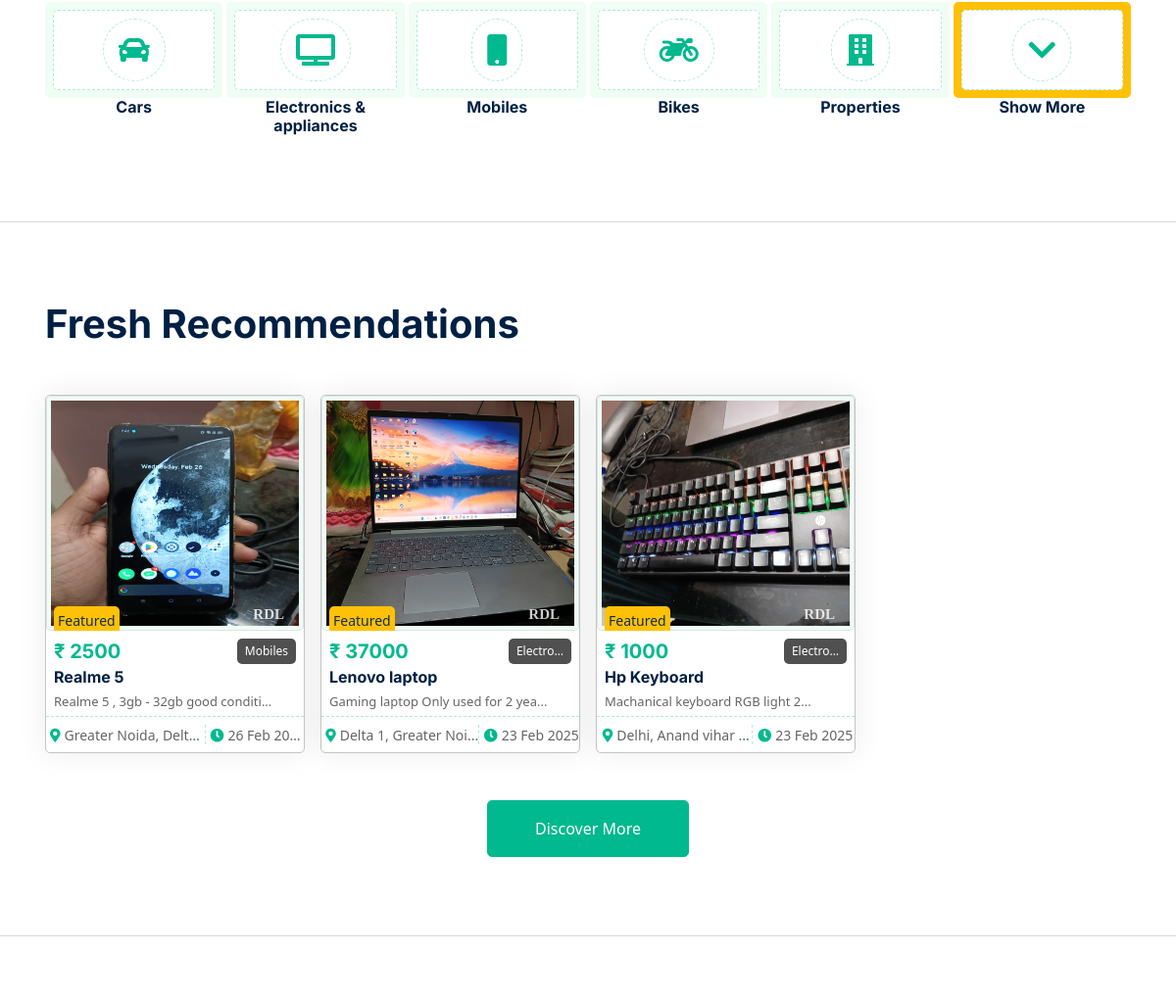
Before: / (middle part) with the older database file.
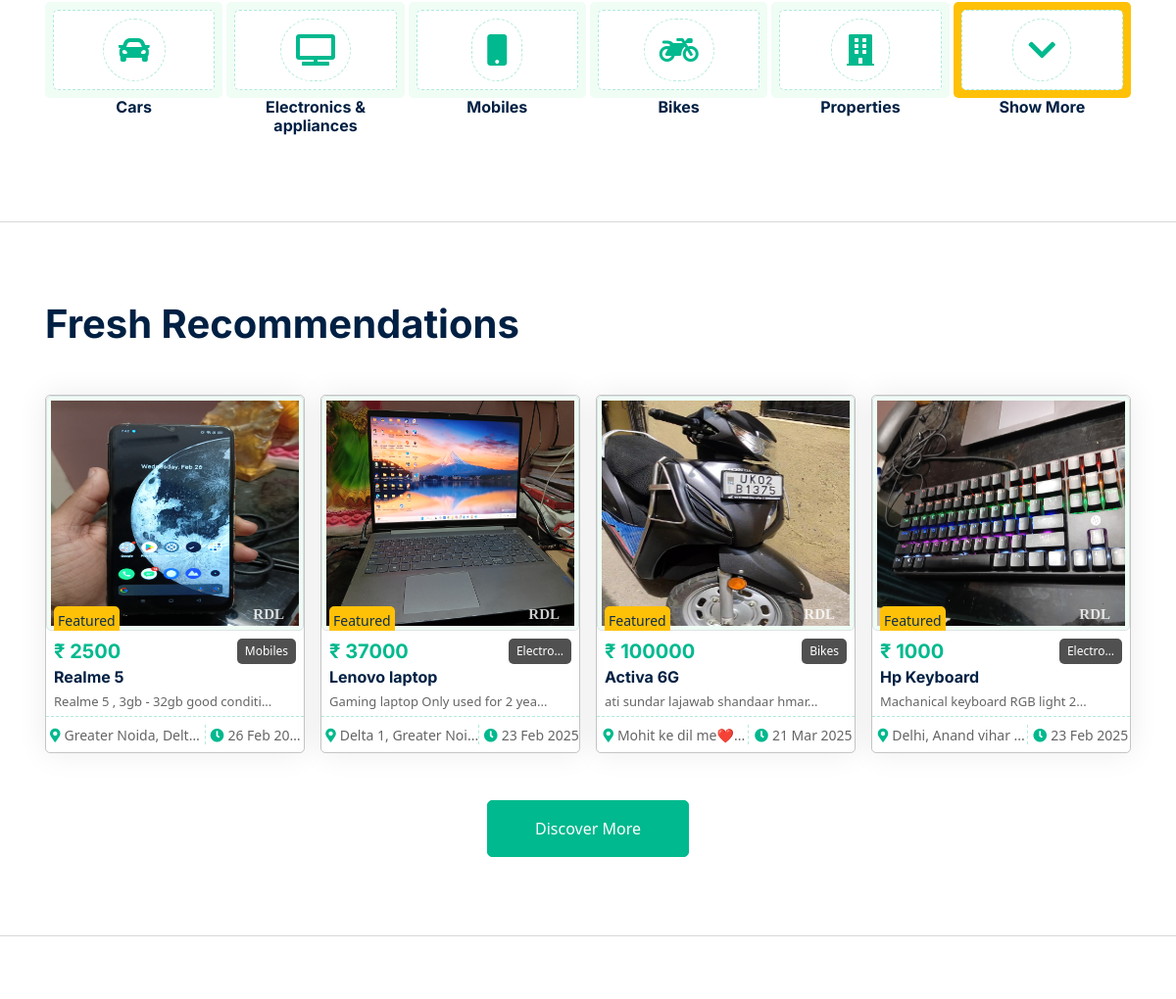
After: the same page with the newer database file.
### home/models.py (models this page shows, shortened)
class Category(models.Model):
    name = models.CharField(max_length=100, unique=True)
    description = models.TextField(blank=True, null=True)
    created_at = models.DateTimeField(auto_now_add=True)
    updated_at = models.DateTimeField(auto_now=True)
    catagory_icon_FS = models.CharField(max_length=100, blank=True, null=True, default='')
    def __str__(self):
        return self.name

class Product(models.Model):
    brand = models.CharField(max_length=200, default='', blank=True)
    title = models.CharField(max_length=200)
    description = models.TextField()
    price = models.IntegerField()
    location = models.TextField(default='', blank=True)
    created_at = models.DateTimeField(auto_now_add=True)
    updated_at = models.DateTimeField(auto_now=True)
    seller = models.ForeignKey(CustomUser, on_delete=models.CASCADE, related_name='products')  # Added related_name
    category = models.ForeignKey(Category, related_name='products', on_delete=models.SET_NULL, null=True, blank=True)
    slug = models.SlugField(unique=True, blank=True)
    condition_choices = [
        ('new', 'New'),
        ('used', 'Used'),
    ]
    condition = models.CharField(max_length=20, choices=condition_choices, default='used')
    views = models.IntegerField(default=0, null=True, blank=True)
    likes = models.IntegerField(default=0, null=True, blank=True)

class ProductImages(models.Model):
    product = models.ForeignKey(Product, on_delete=models.CASCADE, related_name='images')  # Added related_name
    image1 = models.ImageField(upload_to=user_directory_path, blank=True, null=True)
    image2 = models.ImageField(upload_to=user_directory_path, blank=True, null=True)
    image3 = models.ImageField(upload_to=user_directory_path, blank=True, null=True)
    image4 = models.ImageField(upload_to=user_directory_path, blank=True, null=True)
    user = models.ForeignKey(CustomUser, on_delete=models.CASCADE, related_name='uploaded_images')  # Added related_name

### home/views.py (the view)
# urls.py: path('', views.index, name="home"),
def index(request):
    if 'address' in request.GET or 'prod' in request.GET:
        search_results = search_products(request)
        if search_results.exists():
            return render(request, "allProducts.html", {'products': search_results})
        else:
            return render(request, "allProducts.html")
    products = Product.objects.order_by('?').prefetch_related('images')[:16]
    categories = Category.objects.order_by('?')[:5]
    auth_response = handle_user_auth(request)
    if auth_response:
        return auth_response
    user_wishlist = []
    notifications = ''
    if request.user.is_authenticated:
        user_wishlist = WishlistItem.objects.filter(user=request.user).values_list('product_id', flat=True)
        notifications = Notification.objects.filter(user=request.user, is_read=False).order_by('-created_at')
    context = {
        'products': products,
        'categories': categories,
        'user_wishlist': list(user_wishlist),
        'notifications': notifications
    }
    return render(request, 'index.html', context)

### home/templates/index.html (shortened to what the changed rows need)
{% extends 'base.html' %}
{% load static %}
{% block body %}
  <div class="container-xxl py-5">
    <div class="container p-3">
      <div class="catname row g-1">
        {% if categories %}
          {% for category in categories %}
            <div class="col-lg-2 col-4 col-sm-2 col-md-2 wow fadeInUp" data-wow-delay="0.1s">
              <a class="cat-item d-block bg-light text-center rounded p-2" href="{% url 'categoryproduct' category.name %}">
                <div class="rounded p-2">
                  <div class="icon">{{ category.catagory_icon_FS|safe }}</div>
                </div>
              </a>
              <h6 class="text-center">{{ category.name }}</h6>
            </div>
          {% endfor %}
        {% endif %}
      </div>
    </div>
  </div>
  <div class="container-xxl py-5">
    <div class="container p-3">
      <div class="row g-0 gx-0 align-items-end">
        <div class="col-lg-6">
          <div class="text-start mx-auto mb-1 mb-lg-5 wow slideInLeft" data-wow-delay="0.1s">
            <h1 class="mb-3">Fresh Recommendations</h1>
          </div>
        </div>
      </div>
      <div class="tab-content">
        <div id="tab-1" class="tab-pane fade show p-0 active">
          <div class="row g-3">
            {% if products %}
              {% for product in products %}
                <div class="col-lg-3 col-6 col-sm-4 col-md-4 wow fadeInUp" data-wow-delay="0.1s">
                  <div class="property-item rounded overflow-hidden" Style="border:1px solid #80808075">
                    <div class="position-relative overflow-hidden">
                      <p style="position: absolute; bottom: -10px;right: 20px;font-size: 15px;font-weight: 900;color: white;font-family: cursive;  filter: opacity(0.8);">RDL</p>
                      <a href="{% url 'viewproduct' product.slug %}"><img class="img-thumbnail prodimg" src="{{ product.images.first.image1.url }}" alt="Product Image" onerror="src='{% static "img/onerrorimage.webp" %}'" /></a>
                      <div class="bg-warning rounded-top text-dark position-absolute start-0 small bottom-0 mx-2 pt-1 px-1">Featured</div>
                    </div>
                    <a href="{% url 'viewproduct' product.slug %}">
                      <div class="p-2 pb-0">
                        <div style="display: flex;justify-content: space-between; align-items: center;">
                          <h5 class="priceelemnt text-primary mb-1">₹ {{ product.price }}</h5>
                          <p class="categoryp px-2 py-1 rounded mb-1">{{ product.category|truncatechars:8 }}</p>
                        </div>
                        <a class="titleitem d-block h6 mb-1" href="{% url 'viewproduct' product.slug %}">{{ product.title|slice:':30' }}</a>
                        <p class="descitem">{{ product.description|slice:':35' }}...</p>
                      </div>
                    </a>
                    <div class="d-flex border-top py-2">
                      <small class="flex-fill text-center border-end"><i class="fa fa-map-marker-alt text-primary mx-1"></i>{{ product.location|slice:':20' }}...</small>
                      <small class="flex-fill text-center"><i class="fa fa-clock text-primary mx-1"></i>{{ product.created_at|date:'d M Y' }}</small>
                    </div>
                  </div>
                </div>
              {% endfor %}
            {% endif %}
          </div>
        </div>
      </div>
    </div>
  </div>
{% endblock %}

Changed rows visible on the page:
added Product: images.first.image1 (picture), price "100000", category "Bikes", title "Activa 6G", description "ati sundar lajawab shandaar hmar", location "Mohit ke dil me❤️", created_at "21 Mar 2025"
